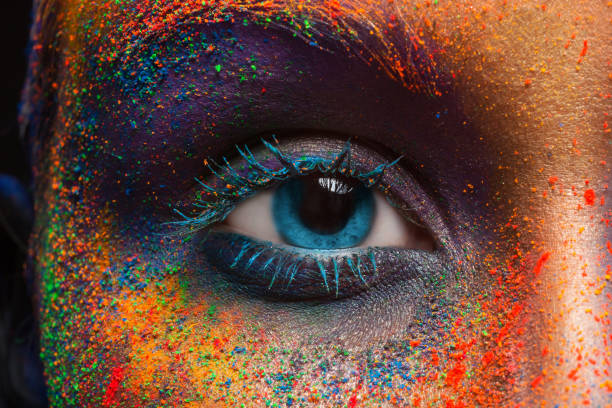
#> input picture MCA_Rungta/Computer Vision/sample.jpg, 612 x 408 px
$ python 05_Color_Models_Image.py
#> lines starting #> are read from the running program, lines starting #| are printed output that depends on the picture
import cv2
import matplotlib.pyplot as plt

img_bgr = cv2.imread('sample.jpg')
#> img_bgr is the input picture: shape (408, 612, 3); mean B, G, R 59.2, 72.5, 105.7

img_rgb  = cv2.cvtColor(img_bgr, cv2.COLOR_BGR2RGB)
img_hsv  = cv2.cvtColor(img_bgr, cv2.COLOR_BGR2HSV)
#> img_hsv: shape (408, 612, 3); mean H, S, V 69, 134, 114.2
img_gray = cv2.cvtColor(img_bgr, cv2.COLOR_BGR2GRAY)
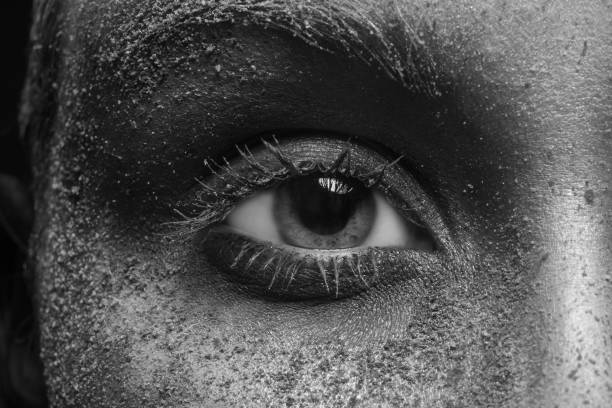
#> img_gray: shape (408, 612); min 1, max 247, mean 80.9

img_cym  =  255 - img_rgb
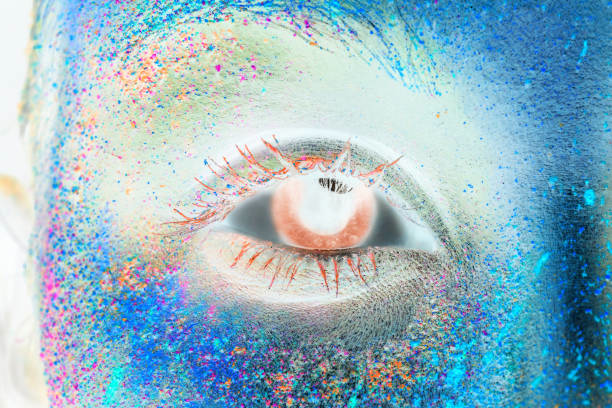
#> img_cym: shape (408, 612, 3); mean R, G, B 149.3, 182.5, 195.8
titles = ['RGB', 'HSV', 'Gray' ,'CYM']
images = [img_rgb, img_hsv,  img_gray ,img_cym]

fig, axes = plt.subplots(1, 4, figsize=(18, 4))
for ax, title, im in zip(axes, titles, images):
    cmap = 'gray' if title == 'Gray' else None
    ax.imshow(im, cmap=cmap)
    ax.set_title(title)
    ax.axis('off')
#> this loop made 4 passes
#> title on passes 1, 2, 4: 'RGB', 'HSV', 'CYM'
plt.tight_layout()
plt.show()
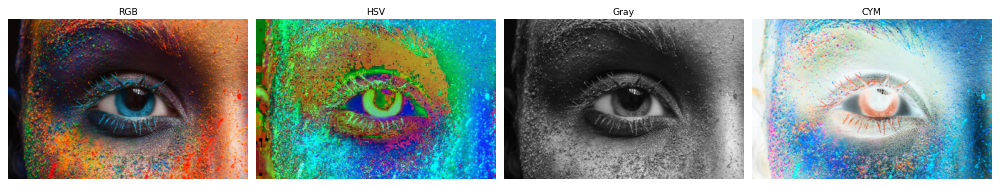
#> figure drawn by matplotlib, 4 panels

# Visualize individual HSV channels separately
H, S, V = cv2.split(img_hsv)
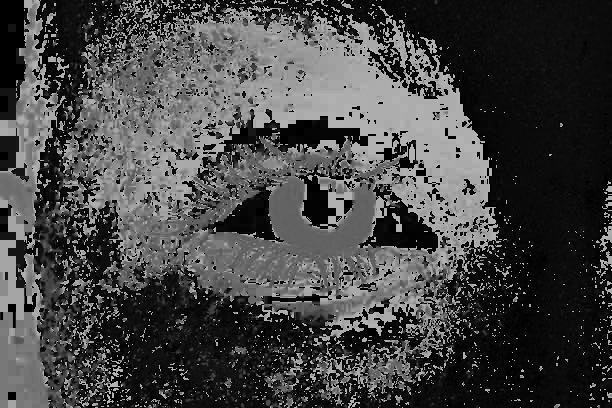
#> H: shape (408, 612); min 0, max 179, mean 69
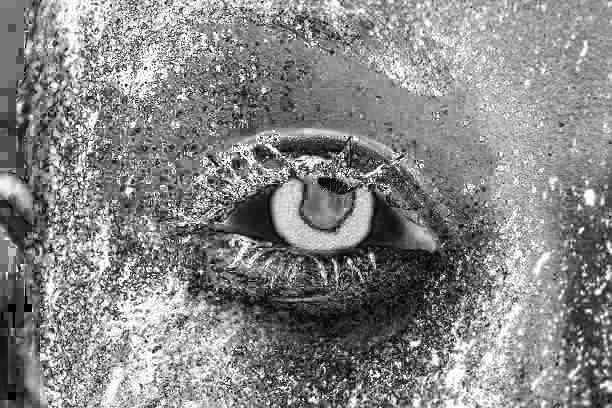
#> S: shape (408, 612); min 0, max 255, mean 134
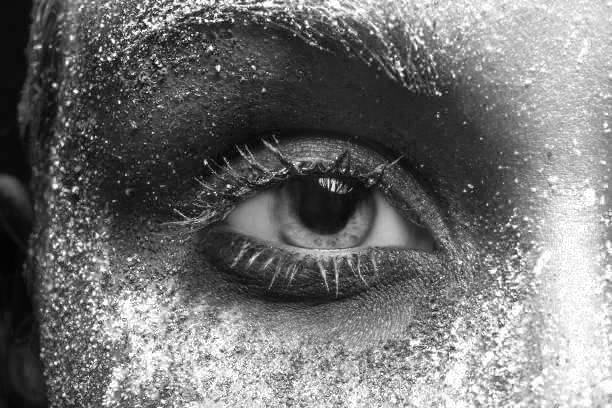
#> V: shape (408, 612); min 1, max 255, mean 114.2
fig, axes = plt.subplots(1, 3, figsize=(12, 4))
for ax, ch, name in zip(axes, [H, S, V], ['Hue', 'Saturation', 'Value']):
    ax.imshow(ch, cmap='gray')
    ax.set_title(name)
    ax.axis('off')
#> this loop made 3 passes
plt.show()

$ run again, with MCA_Rungta/Computer Vision/image.jpg copied over MCA_Rungta/Computer Vision/sample.jpg
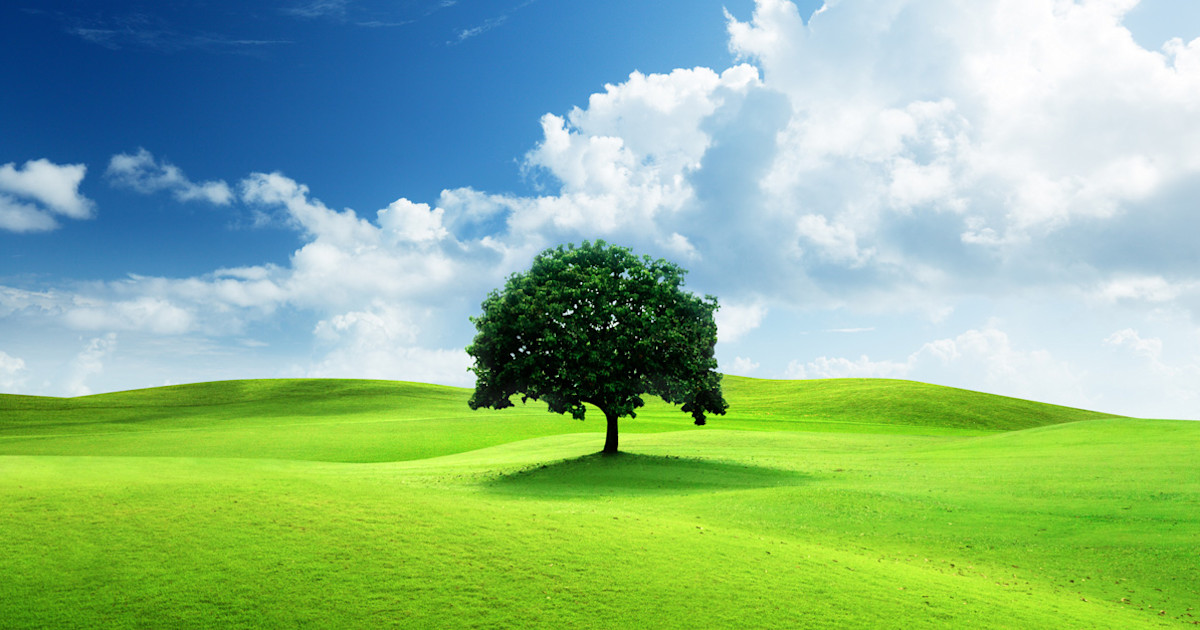
#> input picture MCA_Rungta/Computer Vision/image.jpg, 1200 x 630 px
#> img_bgr is the input picture: shape (630, 1200, 3); mean B, G, R 139.9, 183.6, 139.8
#> img_hsv: shape (630, 1200, 3); mean H, S, V 77.2, 134.6, 199.5
#> `img_cym  =  255 - img_rgb`:
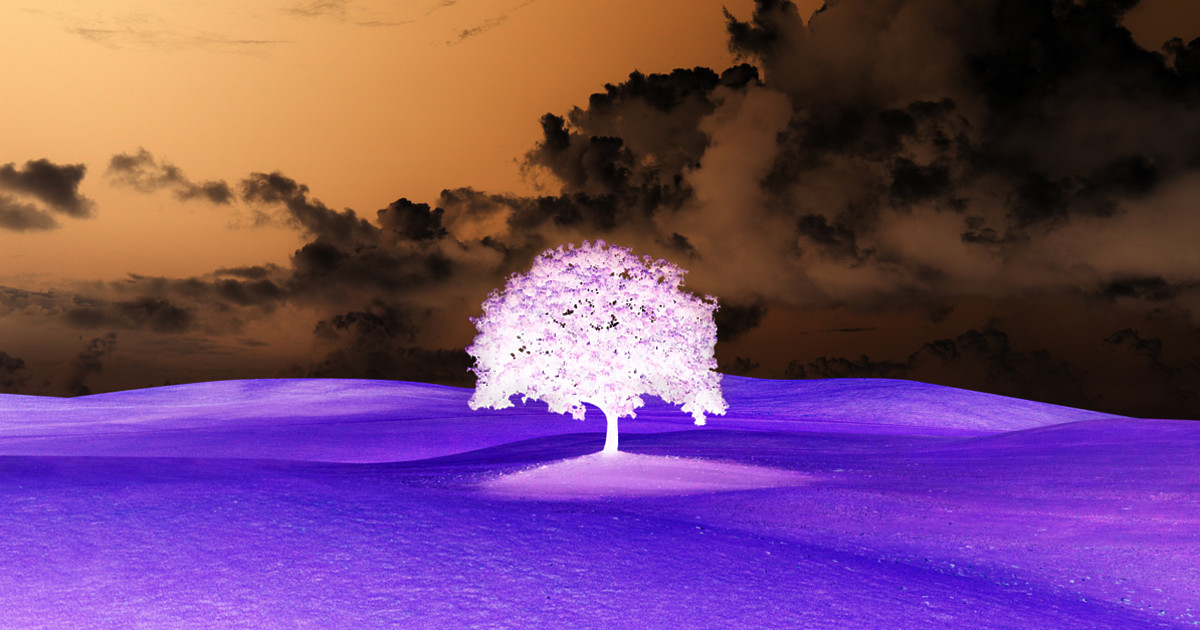
#> img_cym: shape (630, 1200, 3); mean R, G, B 115.2, 71.4, 115.1
#> the loop `for ax, title, im in zip(axes, titles, images):` made 4 passes
#> title on passes 1, 2, 4: 'RGB', 'HSV', 'CYM'
#> `H, S, V = cv2.split(img_hsv)`:
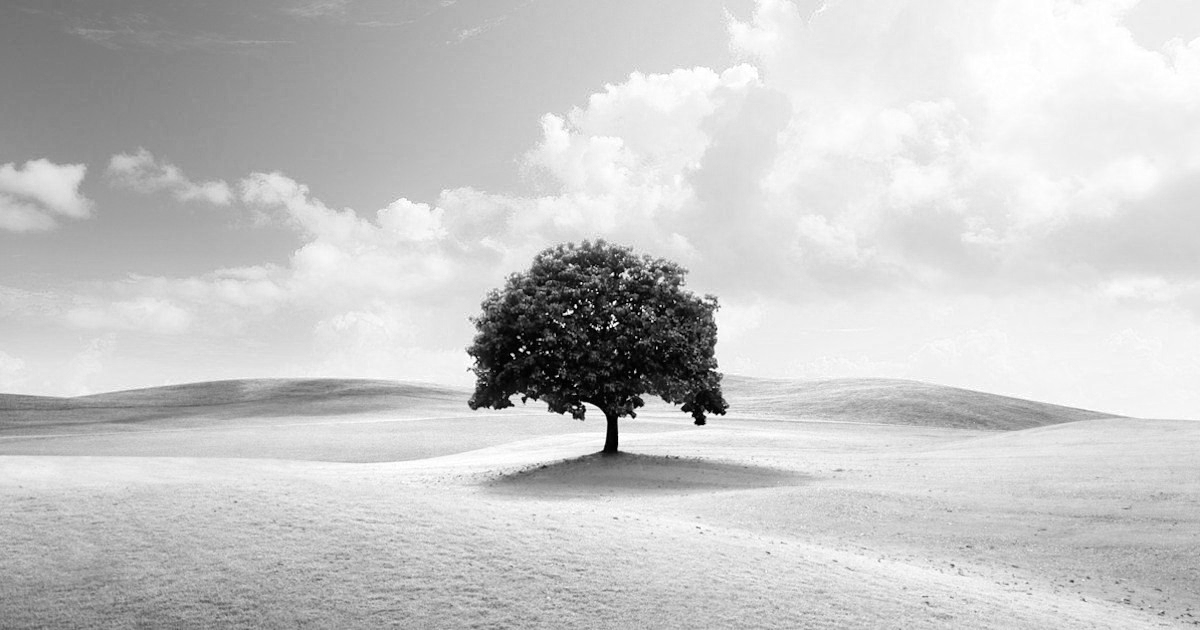
#> V: shape (630, 1200); min 0, max 255, mean 199.5
#> the loop `for ax, ch, name in zip(axes, [H, S, V], ['Hue', 'Saturation', 'Value'..` made 3 passes

$ run again, with MCA_Rungta/Computer Vision/image1.jpeg copied over MCA_Rungta/Computer Vision/sample.jpg
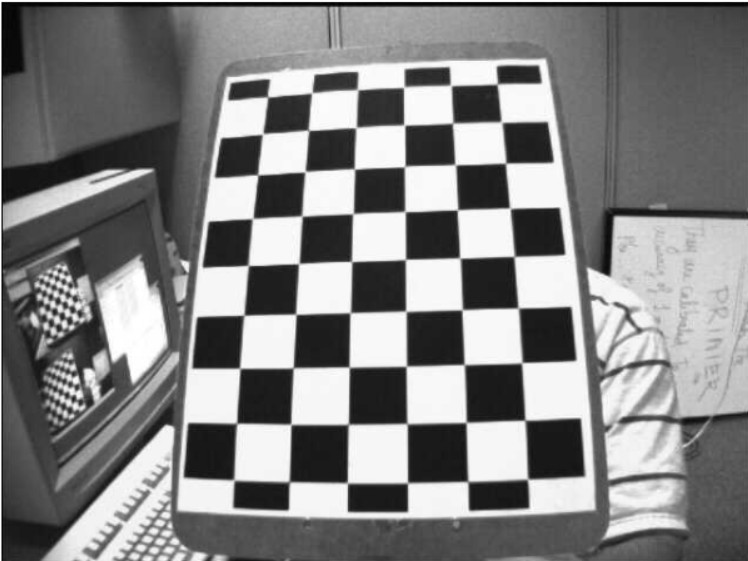
#> input picture MCA_Rungta/Computer Vision/image1.jpeg, 748 x 561 px
#> img_bgr is the input picture: shape (561, 748, 3); min 0, max 255, mean 130.7
#> img_hsv: shape (561, 748, 3); mean H, S, V 0, 0, 130.7
#> `img_cym  =  255 - img_rgb`:
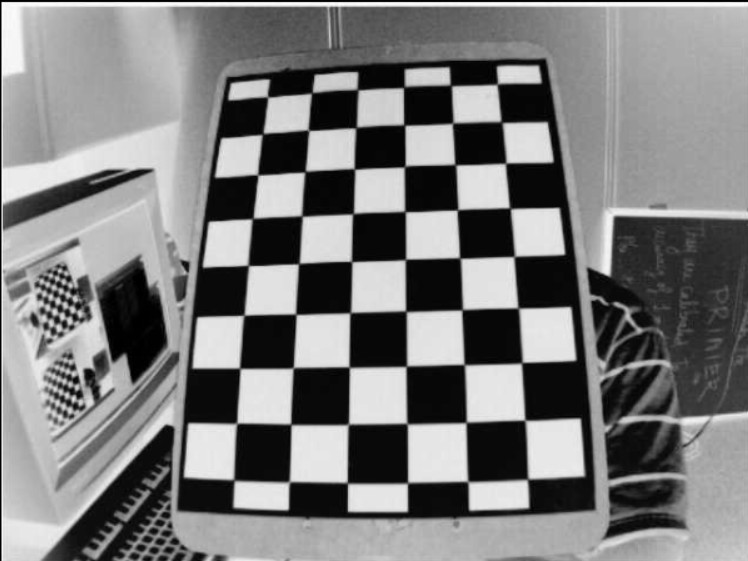
#> img_cym: shape (561, 748, 3); min 0, max 255, mean 124.3
#> the loop `for ax, title, im in zip(axes, titles, images):` made 4 passes
#> title on passes 1, 2, 4: 'RGB', 'HSV', 'CYM'
#> H: shape (561, 748); every value is 0
#> the loop `for ax, ch, name in zip(axes, [H, S, V], ['Hue', 'Saturation', 'Value'..` made 3 passes
#> `plt.show()`:
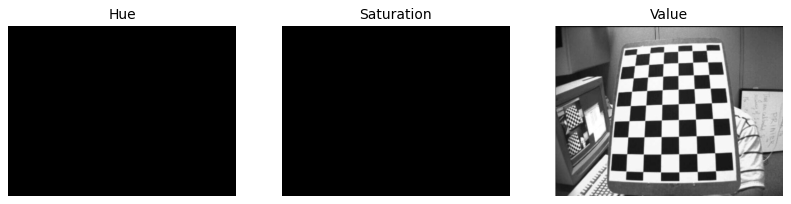
#> figure drawn by matplotlib, 3 panels
